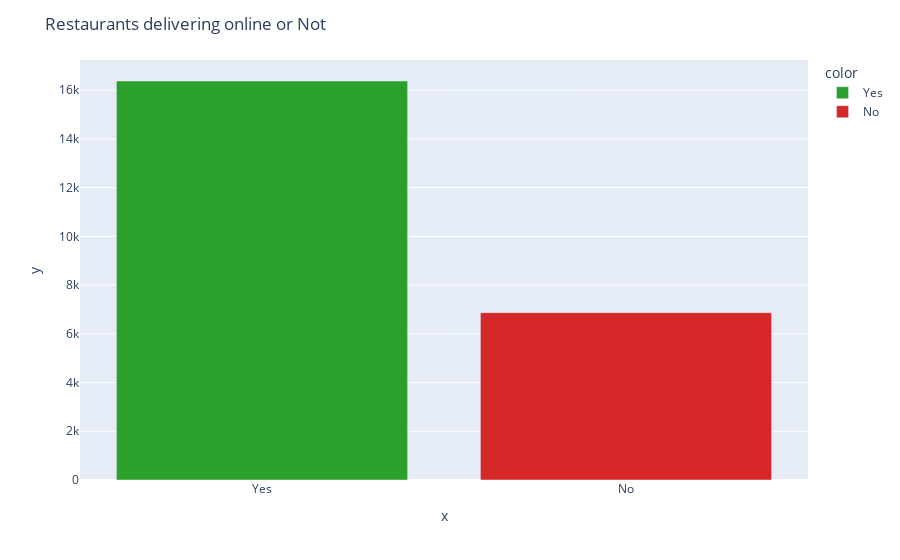

Notebook code for this chart:
### Markdown cell above
1.Restaurants delivering online or Not
-----

### Code cell
colors = ['#2ca02c', '#d62728']

fig = px.bar(df, x=df['online_order'].value_counts().index, y=df['online_order'].value_counts(),
            color=df['online_order'].value_counts().index, color_discrete_sequence=colors)

fig.update_layout(title='Restaurants delivering online or Not')
fig.show()

### Figure 1 — Plotly figure (JSON) as saved in the notebook; plotly's stock layout.template omitted (floating-point values rounded to 4 significant figures)
{"data": [{"alignmentgroup": "True", "hovertemplate": "color=Yes<br>x=%{x}<br>y=%{y}<extra></extra>", "legendgroup": "Yes", "marker": {"color": "#2ca02c", "pattern": {"shape": ""}}, "name": "Yes", "offsetgroup": "Yes", "orientation": "v", "showlegend": true, "textposition": "auto", "type": "bar", "x": ["Yes"], "xaxis": "x", "y": [16378], "yaxis": "y"}, {"alignmentgroup": "True", "hovertemplate": "color=No<br>x=%{x}<br>y=%{y}<extra></extra>", "legendgroup": "No", "marker": {"color": "#d62728", "pattern": {"shape": ""}}, "name": "No", "offsetgroup": "No", "orientation": "v", "showlegend": true, "textposition": "auto", "type": "bar", "x": ["No"], "xaxis": "x", "y": [6870], "yaxis": "y"}], "layout": {"barmode": "relative", "legend": {"title": {"text": "color"}, "tracegroupgap": 0}, "margin": {"t": 60}, "title": {"text": "Restaurants delivering online or Not"}, "xaxis": {"anchor": "y", "domain": [0, 1], "title": {"text": "x"}}, "yaxis": {"anchor": "x", "domain": [0, 1], "title": {"text": "y"}}}}
